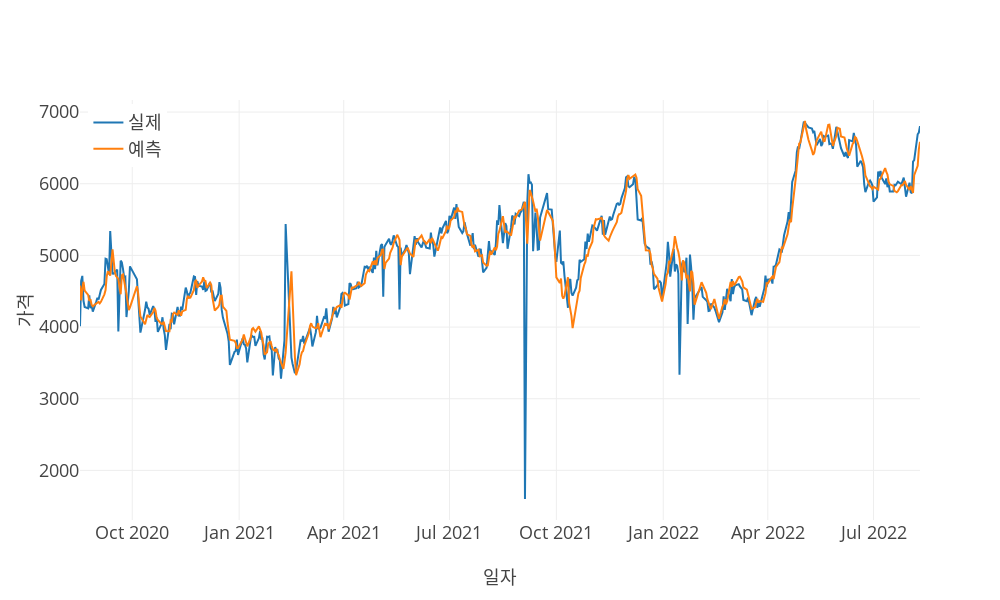

Source (notebook cell):
### Code cell
print("\nGRU")
gru, val_dataloader = RNN(
    data,
    training_cutoff,
    target,
    group,
    max_encoder_length,
    max_prediction_length,
    time_varying_known_categoricals,
    time_varying_unknown_categoricals,
    time_varying_known_reals,
    batch_size,
    pathForSavingModels(product_and_product_type, product_attribute, raw_file_name, 'GRU'),
    'GRU'
)

actuals = torch.cat([y[0] for x, y in iter(val_dataloader)])
gru_predictions = gru.predict(val_dataloader)

model_eval(actuals, gru_predictions, predictions_x_axis, stdout=True, vis=True)

### Figure 1 — Plotly figure (JSON) as saved in the notebook; plotly's stock layout.template omitted (floating-point values rounded to 4 significant figures; data arrays with more than 128 entries replaced by an {"elided": "..."} marker saying what was removed)
{"data": [{"mode": "lines", "name": "실제", "type": "scatter", "x": {"elided": "510 str values"}, "y": {"elided": "510 float values"}}, {"mode": "lines", "name": "예측", "type": "scatter", "x": {"elided": "510 str values"}, "y": {"elided": "510 float values"}}], "layout": {"height": 600, "legend": {"x": 0.01, "xanchor": "left", "y": 0.99, "yanchor": "top"}, "width": 1000, "xaxis": {"title": {"text": "일자"}}, "yaxis": {"title": {"text": "가격"}}}}
